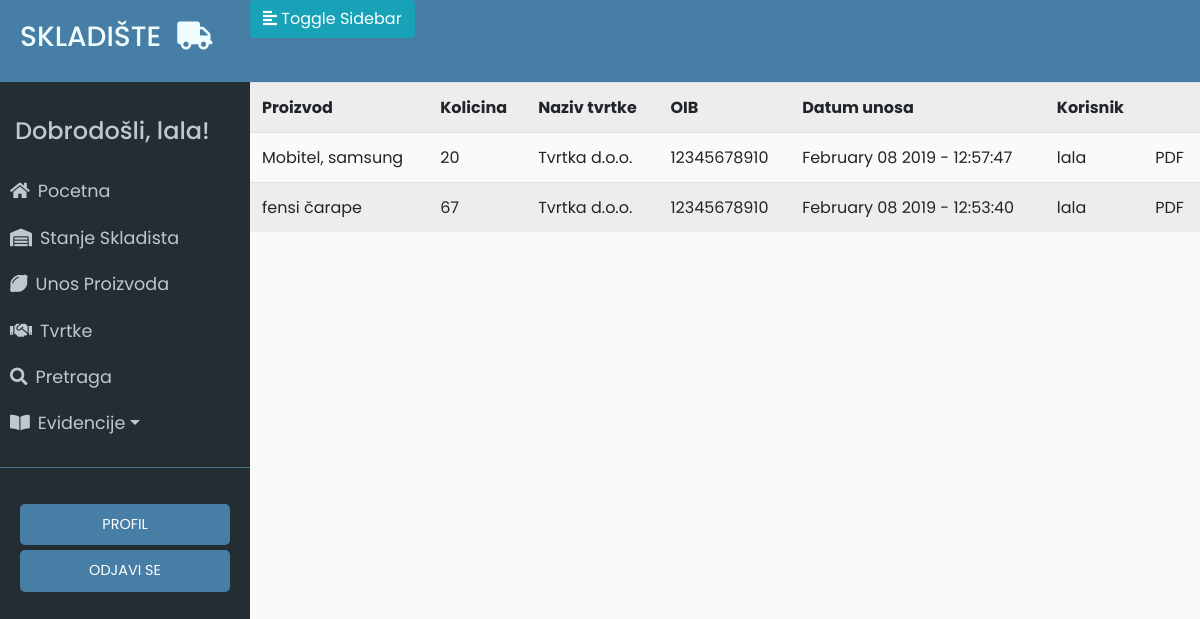
Screenshot of /evidencija_unosa (signed in) with the database file from the repository.
### app/models.py (models this page shows, shortened)
class User(UserMixin, db.Model):
	id = db.Column(db.Integer, primary_key=True)
	username = db.Column(db.String(64), index=True, unique=True)
	email = db.Column(db.String(120), index=True, unique=True)
	password_hash = db.Column(db.String(128))
	last_seen = db.Column(db.DateTime, default=datetime.utcnow)
	evidencija = db.relationship('Evidencija', backref='user', lazy='dynamic')

class Evidencija(db.Model):
	id = db.Column(db.Integer, primary_key=True)
	proizvod_id = db.Column(db.Integer, db.ForeignKey('proizvod.id'))
	tvrtka_id = db.Column(db.Integer, db.ForeignKey('tvrtka.id'))
	promijenjena_kolicina = db.Column(db.Integer)
	datum_unosa = db.Column(db.DateTime, default=datetime.utcnow)
	vrsta_unosa = db.Column(db.String(64))
	user_id = db.Column(db.Integer, db.ForeignKey('user.id'))

class Proizvod(db.Model):
	__searchable__ = ['name']
	id = db.Column(db.Integer, primary_key=True)
	name = db.Column(db.String(64))
	kolicina = db.Column(db.Integer)
	zemlja_podrijetla = db.Column(db.String(64))
	datum_unosa = db.Column(db.DateTime, default=datetime.utcnow)
	evidencija = db.relationship('Evidencija', backref='proizvod', lazy='dynamic')

class Tvrtka(db.Model):
	id = db.Column(db.Integer, primary_key=True)
	name = db.Column(db.String(64))
	oib = db.Column(db.Integer, unique=True)
	grad = db.Column(db.String(64))
	p_broj = db.Column(db.Integer)
	drzava = db.Column(db.String(64))
	evidencija = db.relationship('Evidencija', backref='tvrtka', lazy='dynamic')

### app/routes.py (the view)
@app.route('/evidencija_unosa')
@login_required
def evidencija_unosa():
	evidencija = Evidencija.query.filter_by(vrsta_unosa='unos').order_by(Evidencija.datum_unosa.desc()).all()
	return render_template('evidencija_unosa.html', title='Evidencija unosa', evidencija=evidencija)

### app/models.py (called while the page is built)
@login.user_loader
def load_user(id):
	return User.query.get(int(id))

### app/routes.py (called while the page is built)
@app.before_request
def before_request():
	if current_user.is_authenticated:
		current_user.last_seen = datetime.utcnow()
		db.session.commit()

### app/templates/evidencija_unosa.html (shortened to what this page needs)
{% extends "base.html" %}
{% block content %}
<table class="table table-striped">
	<tr>
        <th>Proizvod</th>
        <th>Kolicina</th>
        <th>Naziv tvrtke</th>
        <th>OIB</th>
        <th>Datum unosa</th>
        <th>Korisnik</th>
        <th></th>
    </tr>
    {% for e in evidencija %}
    <tr>
    	<td><a href="/proizvod/{{e.proizvod.name}}">{{ e.proizvod.name }}</a></td>
    	<td>{{ e.promijenjena_kolicina }}</td>
    	<td>{{ e.tvrtka.name }}</td>
    	<td>{{ e.tvrtka.oib }}</td>
    	<td>{{ e.datum_unosa.strftime('%B %d %Y - %H:%M:%S') }}</td>
        <td>{{ e.user.username }}</td>
        <td><a href="evidencija/{{e.id}}">PDF</a></td>
    </tr>
    {% endfor %}
</table>
{% endblock %}

### app/templates/base.html (shortened to what this page needs)
<html>
<head>
	<link rel="stylesheet" href="https://stackpath.bootstrapcdn.com/bootstrap/4.2.1/css/bootstrap.min.css" integrisha384-GJzZqFGwb1QTTN6wy59ffF1BuGJpLSa9DkKMp0DgiMDm4iYMj70gZWKYbI706tWS">
	<link href="../static/style.css" type="text/css" rel="stylesheet">
	<link rel="stylesheet" href="https://use.fontawesome.com/releases/v5.7.1/css/all.css">
</head>
<body>
	<div class="wrapper">
	<nav id="sidebar">
		<div class="sidebar-header ">
			<h3 class="alen">SKLADIŠTE<i class="fas fa-truck ml-3"></i></h3>
		</div>
		<ul class="list-unstyled components" id="navigation">
			<h4>Dobrodošli, {{ current_user.username }}!</h4>
			<li class="{% block index %}{% endblock %}">
				<a href="{{ url_for('index') }}"><i class="fas fa-home mr-2"></i>Pocetna</a>
			</li>
			<li class="{% block stanje_skladista %}{% endblock %}">
				<a href="{{ url_for('stanje_skladista') }}"><i class="fas fa-warehouse mr-2"></i>Stanje Skladista</a>
			</li>
			<li class="{% block unos_proizvoda %}{% endblock %}">
				<a href="{{ url_for('unos_proizvoda') }}"><i class="fas fa-lemon mr-2"></i>Unos Proizvoda</a>
			</li>
			<li class="{% block dobavljaci %}{% endblock %}">
				<a href="{{ url_for('tvrtke') }}"><i class="fas fa-handshake mr-2"></i>Tvrtke</a>
			</li>
			<li class="{% block pretraga %}{% endblock %}">
                <a href="{{ url_for('search') }}"><i class="fas fa-search mr-2"></i>Pretraga</a>
            </li>
			<li>
				<a href="#pageSubmenu" data-toggle="collapse" aria-expanded="false" class="dropdown-toggle"><i class="fas fa-book-open mr-2"></i>Evidencije</a>
			</li>
		</ul>
		<ul class="list-unstyled CTAs">
                <li>
                    <a href="{{ url_for('user', username=current_user.username) }}" class="tipka">PROFIL</a>
                </li>
                <li>
                    <a href="{{ url_for('logout') }}" class="tipka">ODJAVI SE</a>
                </li>
            </ul>
	</nav>
		<div class="tijelo">
	        <div class="plava-pozadina">
	            <button type="button" id="sidebarCollapse" class="btn btn-info">
	                <i class="fas fa-align-left"></i>
	                <span>Toggle Sidebar</span>
	            </button> <br>
	    	</div>
			<div class="plavo">
			{% block content %}
			{% endblock %}
			</div>
		</div>
</body>
</html>

### app/static/style.css (style rules this page uses)
body { font-family: 'Poppins', sans-serif; background: #fafafa; }
h4 { padding: 15px; }
.wrapper { display: flex; width: 100%; align-items: stretch; }
a, a:hover, a:focus { color: inherit; text-decoration: none; transition: all 0.3s; }
#sidebar { min-width: 250px; max-width: 250px; min-height: 100vh; background: #242d32; color: #bec9cd; transition: all 0.3s; }
#sidebar .sidebar-header { padding: 20px; background: #477ea5; color: #f0fdfe; }
#sidebar ul.components { padding: 20px 0; border-bottom: 1px solid #47748b; }
#sidebar ul li a { padding: 10px; font-size: 1.1em; display: block; }
ul.CTAs { padding: 20px; }
ul.CTAs a { text-align: center; font-size: 0.9em !important; display: block; border-radius: 5px; margin-bottom: 5px; }
.tipka { background-color: #477ea5; color: white; }
.tijelo { display: inline-block; width: 100%; }
.plavo { display: inline-block; width: 100%; text-align: center; }
.plava-pozadina { background-color: #477ea5; display: inline-block; width: 100%; height: 81.5px; }

### rows the page displays
User: username "lala"
Evidencija: proizvod.name "Mobitel, samsung", promijenjena_kolicina "20", tvrtka.name "Tvrtka d.o.o.", tvrtka.oib "12345678910", datum_unosa "February 08 2019 - 12:57:47", user.username "lala"
Evidencija: proizvod.name "fensi čarape", promijenjena_kolicina "67", tvrtka.name "Tvrtka d.o.o.", tvrtka.oib "12345678910", datum_unosa "February 08 2019 - 12:53:40", user.username "lala"
